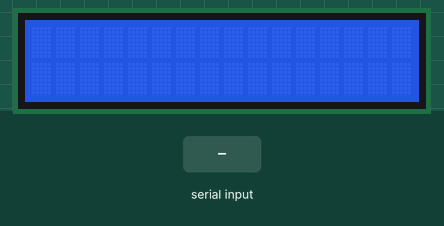
Recording of a sketch running on a simulated Arduino Uno, built with avr-gcc and run on an emulated ATmega328P. Parts: 16×2 character LCD. The inputs (shaded band) are chosen by the test bench.

Above: at 1.2 s.
1.3 s: "1" received over Serial
At 2.9 s:
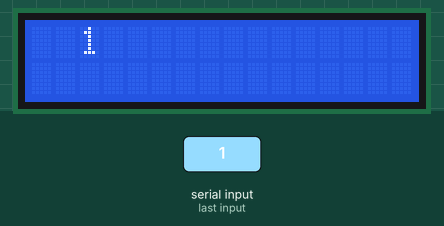
3.8 s: "0" received over Serial
At 6.0 s:
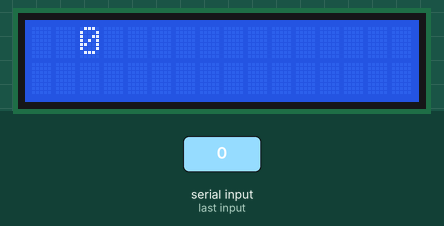
6.3 s: "2" received over Serial
At 8.1 s:
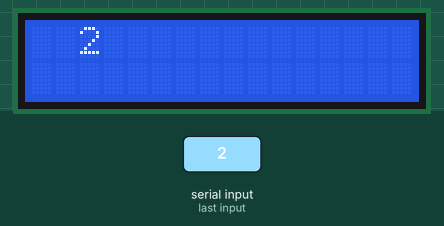
Timing chart, 0 to 9.6 s (numbered marks = the images above; inputs shaded):
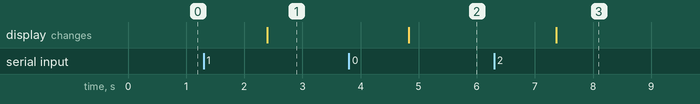

The sketch:

main.ino
```cpp
#include <LiquidCrystal.h>

const int RS_pin = 3;
const int E_pin = 2;
const int D4_pin = 4;
const int D5_pin = 5;
const int D6_pin = 6;
const int D7_pin = 7;
const int max_columnas = 16;
const int max_filas = 2;

LiquidCrystal lcd(RS_pin, E_pin, D4_pin, D5_pin, D6_pin, D7_pin);

String temp = "";
String number = "";

void setup() {
  lcd.begin(max_columnas, max_filas);
  Serial.begin(9600);
}

void printMsg(String msg) {
  lcd.clear();
  lcd.setCursor(2, 0);
  lcd.print(msg);
}

void loop() {
  if (Serial.available()) {
    temp = Serial.readString();
    if (number != temp) {
      number = temp;
    }
  }

  printMsg(number);
  delay(100);
}
```

Measured:
- after the input at 1.3 s, the display: changes after 1.1 s (image 1)
- after the input at 3.8 s, the display: changes after 1.0 s (image 2)
- after the input at 6.3 s, the display: changes after 1.1 s (image 3)
